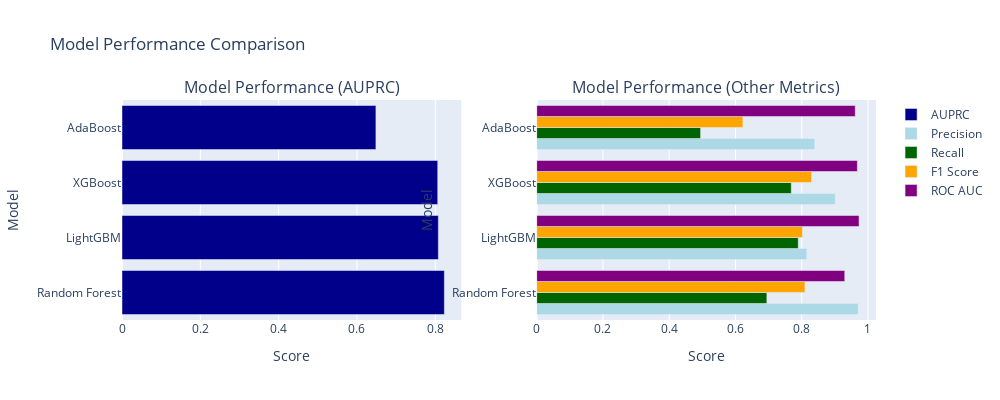

Notebook code cell kept with this figure:
### Markdown cell above
<a name='model-evaluation'></a>
## Model Evaluation

### Code cell
from sklearn.metrics import precision_score, recall_score, f1_score, roc_curve
from plotly.subplots import make_subplots
import plotly.graph_objects as go

# Model comparison
# Collect all model results
models = ['Random Forest', 'AdaBoost', 'XGBoost', 'LightGBM']
precision_scores = [precision_score(y_test, y_pred_rf), precision_score(y_test, y_pred_ada), precision_score(y_test, y_pred_xgb), precision_score(y_test, y_pred_lgbm)]
recall_scores = [recall_score(y_test, y_pred_rf), recall_score(y_test, y_pred_ada), recall_score(y_test, y_pred_xgb), recall_score(y_test, y_pred_lgbm)]
f1_scores = [f1_score(y_test, y_pred_rf), f1_score(y_test, y_pred_ada), f1_score(y_test, y_pred_xgb), f1_score(y_test, y_pred_lgbm)]
auprc_scores = [auprc_rf, auprc_ada, auprc_xgb, auprc_lgbm]
roc_auc_scores = [roc_auc_rf, roc_auc_ada, roc_auc_xgb, roc_auc_lgbm]

# Create a DataFrame for comparison
model_comparison = pd.DataFrame({
    'Model': models,
    'Precision': precision_scores,
    'Recall': recall_scores,
    'F1 Score': f1_scores,
    'AUPRC': auprc_scores,
    'ROC AUC': roc_auc_scores
})

# Sort by AUPRC (recommended metric for imbalanced datasets)
model_comparison = model_comparison.sort_values(by='AUPRC', ascending=False).reset_index(drop=True)

print("Model Comparison (sorted by AUPRC):")
print(model_comparison)

# Visualize model comparison
fig = make_subplots(rows=1, cols=2, subplot_titles=('Model Performance (AUPRC)', 'Model Performance (Other Metrics)'))

# AUPRC Comparison
fig.add_trace(
    go.Bar(y=model_comparison['Model'], x=model_comparison['AUPRC'], name='AUPRC', orientation='h', marker_color='darkblue'),
    row=1, col=1
)

# Other metrics
fig.add_trace(
    go.Bar(y=model_comparison['Model'], x=model_comparison['Precision'], name='Precision', orientation='h', marker_color='lightblue'),
    row=1, col=2
)
fig.add_trace(
    go.Bar(y=model_comparison['Model'], x=model_comparison['Recall'], name='Recall', orientation='h', marker_color='darkgreen'),
    row=1, col=2
)
fig.add_trace(
    go.Bar(y=model_comparison['Model'], x=model_comparison['F1 Score'], name='F1 Score', orientation='h', marker_color='orange'),
    row=1, col=2
)
fig.add_trace(
    go.Bar(y=model_comparison['Model'], x=model_comparison['ROC AUC'], name='ROC AUC', orientation='h', marker_color='purple'),
    row=1, col=2
)

fig.update_layout(height=400, width=1000, title_text='Model Performance Comparison')
fig.update_xaxes(title_text='Score', row=1, col=1)
fig.update_xaxes(title_text='Score', row=1, col=2)
fig.update_yaxes(title_text='Model', row=1, col=1)
fig.update_yaxes(title_text='Model', row=1, col=2)
fig.show()

# Compare Precision-Recall curves
plt.figure(figsize=(8, 6))
# Random Forest
plt.plot(recall_rf, precision_rf, label=f'Random Forest (AUPRC = {auprc_rf:.3f})')
# AdaBoost
plt.plot(recall_ada, precision_ada, label=f'AdaBoost (AUPRC = {auprc_ada:.3f})')
# XGBoost
plt.plot(recall_xgb, precision_xgb, label=f'XGBoost (AUPRC = {auprc_xgb:.3f})')
# LightGBM
plt.plot(recall_lgbm, precision_lgbm, label=f'LightGBM (AUPRC = {auprc_lgbm:.3f})')

plt.title('Precision-Recall Curves for Different Models')
plt.xlabel('Recall')
plt.ylabel('Precision')
plt.legend()
plt.grid(True)
plt.show()

# Compare ROC curves
plt.figure(figsize=(8, 6))
# Random Forest
fpr_rf, tpr_rf, _ = roc_curve(y_test, y_pred_proba_rf)
plt.plot(fpr_rf, tpr_rf, label=f'Random Forest (AUC = {roc_auc_rf:.3f})')
# AdaBoost
fpr_ada, tpr_ada, _ = roc_curve(y_test, y_pred_proba_ada)
plt.plot(fpr_ada, tpr_ada, label=f'AdaBoost (AUC = {roc_auc_ada:.3f})')
# XGBoost
fpr_xgb, tpr_xgb, _ = roc_curve(y_test, y_pred_proba_xgb)
plt.plot(fpr_xgb, tpr_xgb, label=f'XGBoost (AUC = {roc_auc_xgb:.3f})')
# LightGBM
fpr_lgbm, tpr_lgbm, _ = roc_curve(y_test, y_pred_proba_lgbm)
plt.plot(fpr_lgbm, tpr_lgbm, label=f'LightGBM (AUC = {roc_auc_lgbm:.3f})')

plt.plot([0, 1], [0, 1], 'k--', label='Random')
plt.title('ROC Curves for Different Models')
plt.xlabel('False Positive Rate')
plt.ylabel('True Positive Rate')
plt.legend()
plt.grid(True)
plt.show()

### Figure 1 — Plotly figure (JSON) as saved in the notebook; plotly's stock layout.template omitted (floating-point values rounded to 4 significant figures)
{"data": [{"marker": {"color": "darkblue"}, "name": "AUPRC", "orientation": "h", "type": "bar", "x": [0.8231, 0.8078, 0.8062, 0.6484], "xaxis": "x", "y": ["Random Forest", "LightGBM", "XGBoost", "AdaBoost"], "yaxis": "y"}, {"marker": {"color": "lightblue"}, "name": "Precision", "orientation": "h", "type": "bar", "x": [0.9706, 0.8152, 0.9012, 0.8393], "xaxis": "x2", "y": ["Random Forest", "LightGBM", "XGBoost", "AdaBoost"], "yaxis": "y2"}, {"marker": {"color": "darkgreen"}, "name": "Recall", "orientation": "h", "type": "bar", "x": [0.6947, 0.7895, 0.7684, 0.4947], "xaxis": "x2", "y": ["Random Forest", "LightGBM", "XGBoost", "AdaBoost"], "yaxis": "y2"}, {"marker": {"color": "orange"}, "name": "F1 Score", "orientation": "h", "type": "bar", "x": [0.8098, 0.8021, 0.8295, 0.6225], "xaxis": "x2", "y": ["Random Forest", "LightGBM", "XGBoost", "AdaBoost"], "yaxis": "y2"}, {"marker": {"color": "purple"}, "name": "ROC AUC", "orientation": "h", "type": "bar", "x": [0.9299, 0.9731, 0.968, 0.9615], "xaxis": "x2", "y": ["Random Forest", "LightGBM", "XGBoost", "AdaBoost"], "yaxis": "y2"}], "layout": {"annotations": [{"font": {"size": 16}, "showarrow": false, "text": "Model Performance (AUPRC)", "x": 0.225, "xanchor": "center", "xref": "paper", "y": 1, "yanchor": "bottom", "yref": "paper"}, {"font": {"size": 16}, "showarrow": false, "text": "Model Performance (Other Metrics)", "x": 0.775, "xanchor": "center", "xref": "paper", "y": 1, "yanchor": "bottom", "yref": "paper"}], "height": 400, "title": {"text": "Model Performance Comparison"}, "width": 1000, "xaxis": {"anchor": "y", "domain": [0, 0.45], "title": {"text": "Score"}}, "xaxis2": {"anchor": "y2", "domain": [0.55, 1], "title": {"text": "Score"}}, "yaxis": {"anchor": "x", "domain": [0, 1], "title": {"text": "Model"}}, "yaxis2": {"anchor": "x2", "domain": [0, 1], "title": {"text": "Model"}}}}
